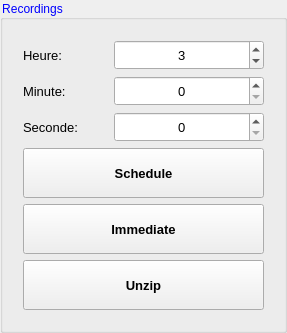
           <widget class="QGroupBox" name="groupBox">
            <property name="minimumSize">
             <size>
              <width>250</width>
              <height>0</height>
             </size>
            </property>
            <property name="styleSheet">
             <string notr="true">QGroupBox::title {
    color: blue;
}</string>
            </property>
            <property name="title">
             <string>Recordings</string>
            </property>
            <layout class="QGridLayout" name="gridLayout_4">
             <property name="leftMargin">
              <number>20</number>
             </property>
             <property name="topMargin">
              <number>20</number>
             </property>
             <property name="rightMargin">
              <number>20</number>
             </property>
             <property name="bottomMargin">
              <number>20</number>
             </property>
             <item row="1" column="0">
              <layout class="QHBoxLayout" name="horizontalLayout_7">
               <item>
                <widget class="QLabel" name="label_6">
                 <property name="minimumSize">
                  <size>
                   <width>30</width>
                   <height>0</height>
                  </size>
                 </property>
                 <property name="font">
                  <font>
                   <pointsize>10</pointsize>
                  </font>
                 </property>
                 <property name="text">
                  <string>Minute:</string>
                 </property>
                </widget>
               </item>
               <item>
                <spacer name="horizontalSpacer_5">
                 <property name="orientation">
                  <enum>Qt::Horizontal</enum>
                 </property>
                 <property name="sizeHint" stdset="0">
                  <size>
                   <width>20</width>
                   <height>20</height>
                  </size>
                 </property>
                </spacer>
               </item>
               <item>
                <widget class="QSpinBox" name="inputTimer_minute">
                 <property name="sizePolicy">
                  <sizepolicy hsizetype="Minimum" vsizetype="Fixed">
                   <horstretch>1</horstretch>
                   <verstretch>0</verstretch>
                  </sizepolicy>
                 </property>
                 <property name="minimumSize">
                  <size>
                   <width>150</width>
                   <height>30</height>
                  </size>
                 </property>
                 <property name="maximumSize">
                  <size>
                   <width>150</width>
                   <height>16777215</height>
                  </size>
                 </property>
                 <property name="font">
                  <font>
                   <pointsize>10</pointsize>
                  </font>
                 </property>
                 <property name="alignment">
                  <set>Qt::AlignCenter</set>
                 </property>
                </widget>
               </item>
              </layout>
             </item>
             <item row="0" column="0">
              <layout class="QHBoxLayout" name="horizontalLayout_6">
               <item>
                <widget class="QLabel" name="label">
                 <property name="sizePolicy">
                  <sizepolicy hsizetype="Minimum" vsizetype="Preferred">
                   <horstretch>0</horstretch>
                   <verstretch>0</verstretch>
                  </sizepolicy>
                 </property>
                 <property name="minimumSize">
                  <size>
                   <width>10</width>
                   <height>0</height>
                  </size>
                 </property>
                 <property name="font">
                  <font>
                   <pointsize>10</pointsize>
                   <weight>50</weight>
                   <bold>false</bold>
                  </font>
                 </property>
                 <property name="text">
                  <string>Heure:</string>
                 </property>
                </widget>
               </item>
               <item>
                <spacer name="horizontalSpacer_4">
                 <property name="orientation">
                  <enum>Qt::Horizontal</enum>
                 </property>
                 <property name="sizeHint" stdset="0">
                  <size>
                   <width>20</width>
                   <height>20</height>
                  </size>
                 </property>
                </spacer>
               </item>
               <item>
                <widget class="QSpinBox" name="inputTimer_heure">
                 <property name="sizePolicy">
                  <sizepolicy hsizetype="Minimum" vsizetype="Fixed">
                   <horstretch>1</horstretch>
                   <verstretch>0</verstretch>
                  </sizepolicy>
                 </property>
                 <property name="minimumSize">
                  <size>
                   <width>0</width>
                   <height>30</height>
                  </size>
                 </property>
                 <property name="maximumSize">
                  <size>
                   <width>150</width>
                   <height>16777215</height>
                  </size>
                 </property>
                 <property name="font">
                  <font>
                   <pointsize>10</pointsize>
                  </font>
                 </property>
                 <property name="alignment">
                  <set>Qt::AlignCenter</set>
                 </property>
                 <property name="value">
                  <number>3</number>
                 </property>
                </widget>
               </item>
              </layout>
             </item>
             <item row="4" column="0">
              <widget class="QPushButton" name="ImmediateRecordingButton">
               <property name="minimumSize">
                <size>
                 <width>0</width>
                 <height>50</height>
                </size>
               </property>
               <property name="font">
                <font>
                 <pointsize>10</pointsize>
                 <weight>75</weight>
                 <bold>true</bold>
                </font>
               </property>
               <property name="text">
                <string>Immediate</string>
               </property>
              </widget>
             </item>
             <item row="6" column="0">
              <widget class="QPushButton" name="UnzipButton">
               <property name="sizePolicy">
                <sizepolicy hsizetype="Minimum" vsizetype="Minimum">
                 <horstretch>0</horstretch>
                 <verstretch>0</verstretch>
                </sizepolicy>
               </property>
               <property name="minimumSize">
                <size>
                 <width>25</width>
                 <height>50</height>
                </size>
               </property>
               <property name="maximumSize">
                <size>
                 <width>500</width>
                 <height>50</height>
                </size>
               </property>
               <property name="font">
                <font>
                 <pointsize>10</pointsize>
                 <weight>75</weight>
                 <bold>true</bold>
                </font>
               </property>
               <property name="text">
                <string>Unzip</string>
               </property>
              </widget>
             </item>
             <item row="3" column="0">
              <widget class="QPushButton" name="ScheduleButton">
               <property name="sizePolicy">
                <sizepolicy hsizetype="Minimum" vsizetype="Minimum">
                 <horstretch>0</horstretch>
                 <verstretch>0</verstretch>
                </sizepolicy>
               </property>
               <property name="minimumSize">
                <size>
                 <width>25</width>
                 <height>50</height>
                </size>
               </property>
               <property name="maximumSize">
                <size>
                 <width>16777215</width>
                 <height>50</height>
                </size>
               </property>
               <property name="font">
                <font>
                 <pointsize>10</pointsize>
                 <weight>75</weight>
                 <bold>true</bold>
                </font>
               </property>
               <property name="text">
                <string>Schedule</string>
               </property>
              </widget>
             </item>
             <item row="2" column="0">
              <layout class="QHBoxLayout" name="horizontalLayout_8">
               <item>
                <widget class="QLabel" name="label_7">
                 <property name="sizePolicy">
                  <sizepolicy hsizetype="Preferred" vsizetype="Preferred">
                   <horstretch>0</horstretch>
                   <verstretch>1</verstretch>
                  </sizepolicy>
                 </property>
                 <property name="font">
                  <font>
                   <pointsize>10</pointsize>
                  </font>
                 </property>
                 <property name="text">
                  <string>Seconde:</string>
                 </property>
                </widget>
               </item>
               <item>
                <spacer name="horizontalSpacer_6">
                 <property name="orientation">
                  <enum>Qt::Horizontal</enum>
                 </property>
                 <property name="sizeHint" stdset="0">
                  <size>
                   <width>30</width>
                   <height>20</height>
                  </size>
                 </property>
                </spacer>
               </item>
               <item>
                <widget class="QSpinBox" name="inputTimer_seconde">
                 <property name="sizePolicy">
                  <sizepolicy hsizetype="Minimum" vsizetype="Fixed">
                   <horstretch>1</horstretch>
                   <verstretch>0</verstretch>
                  </sizepolicy>
                 </property>
                 <property name="minimumSize">
                  <size>
                   <width>150</width>
                   <height>30</height>
                  </size>
                 </property>
                 <property name="maximumSize">
                  <size>
                   <width>150</width>
                   <height>16777215</height>
                  </size>
                 </property>
                 <property name="font">
                  <font>
                   <pointsize>10</pointsize>
                  </font>
                 </property>
                 <property name="alignment">
                  <set>Qt::AlignCenter</set>
                 </property>
                </widget>
               </item>
              </layout>
             </item>
            </layout>
           </widget>
